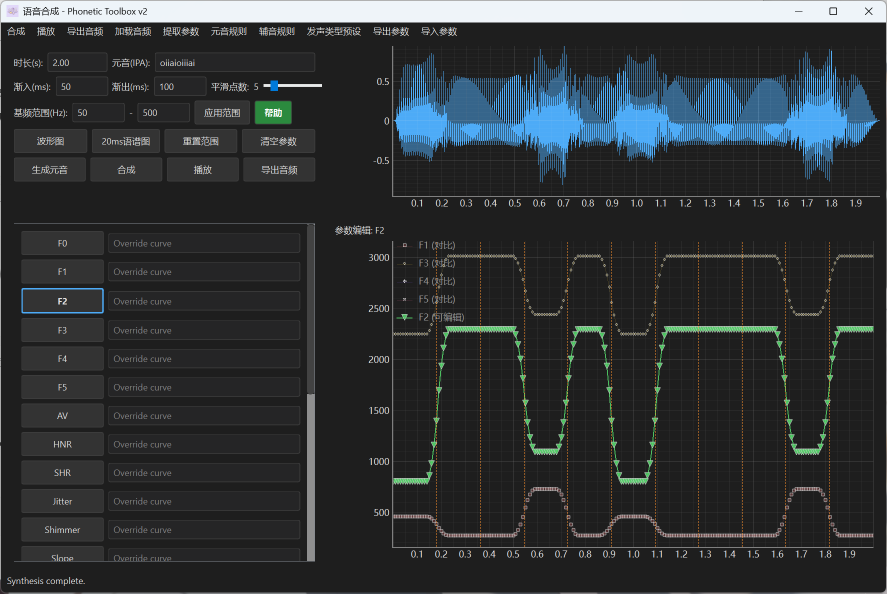
#> input picture images/20b4775c4d7303b6ba954fd91251804f.png, 1774 x 1187 px, given in place of spectrogram_image.png, which was not available (shown at 1/2 size)
$ python spec2wav.py
#> lines starting #> are read from the running program, lines starting #| are printed output that depends on the picture; pictures that were not available may be replaced by others from this repository, and a replacement may not be noted
#> the answer given: 3
#> the answer given: 3
import numpy as np
import cv2
import soundfile as sf
import matplotlib.pyplot as plt
from scipy import signal
# Use numpy.fft instead of scipy.fft for better PyInstaller compatibility
from numpy.fft import fft, ifft


# ============================================================================
# Pure NumPy/SciPy implementation of Griffin-Lim algorithm
# This avoids the numba/llvmlite dependency that causes DLL loading issues
# when packaged with PyInstaller.
# ============================================================================

def _stft(y, n_fft, hop_length, win_length, window):
    """
    Short-time Fourier Transform using pure NumPy/SciPy.
    """
    # Pad signal
    pad_length = n_fft // 2
    y_padded = np.pad(y, (pad_length, pad_length), mode='reflect')

    # Calculate number of frames
    n_frames = 1 + (len(y_padded) - n_fft) // hop_length

    # Create output matrix
    stft_matrix = np.zeros((n_fft // 2 + 1, n_frames), dtype=np.complex128)

    # Pad window to n_fft if needed
    if len(window) < n_fft:
        window_padded = np.zeros(n_fft)
        start = (n_fft - len(window)) // 2
        window_padded[start:start + len(window)] = window
        window = window_padded

    for i in range(n_frames):
        start = i * hop_length
        frame = y_padded[start:start + n_fft] * window
        spectrum = fft(frame)
        stft_matrix[:, i] = spectrum[:n_fft // 2 + 1]

    return stft_matrix


def _istft(stft_matrix, hop_length, win_length, n_fft, window, length=None):
    """
    Inverse Short-time Fourier Transform using pure NumPy/SciPy.
    """
    n_frames = stft_matrix.shape[1]

    # Reconstruct full spectrum (conjugate symmetric)
    full_spectrum = np.zeros((n_fft, n_frames), dtype=np.complex128)
    full_spectrum[:n_fft // 2 + 1, :] = stft_matrix
    full_spectrum[n_fft // 2 + 1:, :] = np.conj(stft_matrix[-2:0:-1, :])

    # Pad window to n_fft if needed
    if len(window) < n_fft:
        window_padded = np.zeros(n_fft)
        start = (n_fft - len(window)) // 2
        window_padded[start:start + len(window)] = window
        window = window_padded

    # Calculate output length
    expected_length = n_fft + hop_length * (n_frames - 1)
    y = np.zeros(expected_length)
    window_sum = np.zeros(expected_length)

    for i in range(n_frames):
        start = i * hop_length
        frame = np.real(ifft(full_spectrum[:, i]))
        y[start:start + n_fft] += frame * window
        window_sum[start:start + n_fft] += window ** 2

    # Normalize by window sum (avoid division by zero)
    window_sum = np.maximum(window_sum, 1e-8)
    y = y / window_sum

    # Remove padding
    pad_length = n_fft // 2
    y = y[pad_length:-pad_length]

    if length is not None:
        if len(y) > length:
            y = y[:length]
        elif len(y) < length:
            y = np.pad(y, (0, length - len(y)))

    return y


def griffinlim_numpy(S, n_iter=32, hop_length=512, win_length=None, n_fft=2048):
    """
    Griffin-Lim algorithm for phase reconstruction using pure NumPy/SciPy.

    This implementation avoids the numba/llvmlite dependency that causes
    DLL loading issues when packaged with PyInstaller.
    """
    if win_length is None:
        win_length = n_fft

    # Ensure win_length <= n_fft
    win_length = min(win_length, n_fft)

    # Create Hann window
    window = signal.windows.hann(win_length, sym=False)

    # Initialize with random phase
    angles = np.exp(2j * np.pi * np.random.rand(*S.shape))
    S_complex = S * angles

    # Estimate output length
    n_frames = S.shape[1]
    length = hop_length * (n_frames - 1) + n_fft - 2 * (n_fft // 2)

    # Griffin-Lim iterations
    for _ in range(n_iter):
        # Inverse STFT
        y = _istft(S_complex, hop_length, win_length, n_fft, window, length)

        # Forward STFT
        S_rebuilt = _stft(y, n_fft, hop_length, win_length, window)

        # Update phase while keeping magnitude
        angles = np.exp(1j * np.angle(S_rebuilt))
        S_complex = S * angles

    # Final inverse STFT
    y = _istft(S_complex, hop_length, win_length, n_fft, window, length)

    return y


def load_spectrogram_image(image_path, time_end, freq_end, time_start=0, freq_start=0, min_dB=-30.0, max_dB=0.0):
    """
    从语谱图图像中提取频谱数据，并根据时间和频率范围进行缩放。

    参数:
        image_path (str): 语谱图图像路径。
        time_start (float): 语谱图横坐标的起始时间（秒），默认为0。
        time_end (float): 语谱图横坐标的结束时间（秒）。
        freq_start (float): 语谱图纵坐标的起始频率（Hz），默认为0。
        freq_end (float): 语谱图纵坐标的结束频率（Hz）。
        min_dB (float): 对数幅度谱的最小值（灰度值255对应的dB）。
        max_dB (float): 对数幅度谱的最大值（灰度值0对应的dB）。

    返回:
        np.ndarray: 线性幅度谱矩阵。
        int: hop_length，用于时间分辨率。
        int: n_fft（FFT大小），根据频谱高度自动计算。
    """
#> called with image_path = 'spectrogram_image.png', time_end = 3, freq_end = 3, time_start = 0, freq_start = 0, min_dB = -30, max_dB = 0
    # 读取图像并转换为灰度图（假设亮度表示频率强度）
    img = cv2.imread(image_path, cv2.IMREAD_GRAYSCALE)
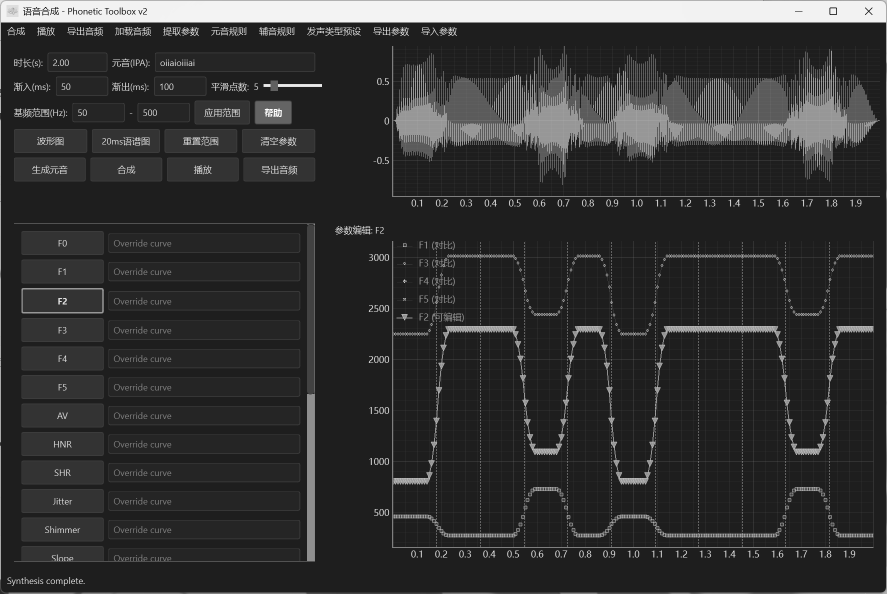
#> img: shape (1187, 1774) (shown at 1/2 size); min 0, max 255, mean 50.7

    if img is None:
        raise ValueError("无法加载图像，请检查路径是否正确。")

    # 获取图像的尺寸
    img_height, img_width = img.shape
#> img_height = 1187; img_width = 1774

    # 翻转图像上下顺序, 修正频谱颠倒
    img_flipped = np.flipud(img)
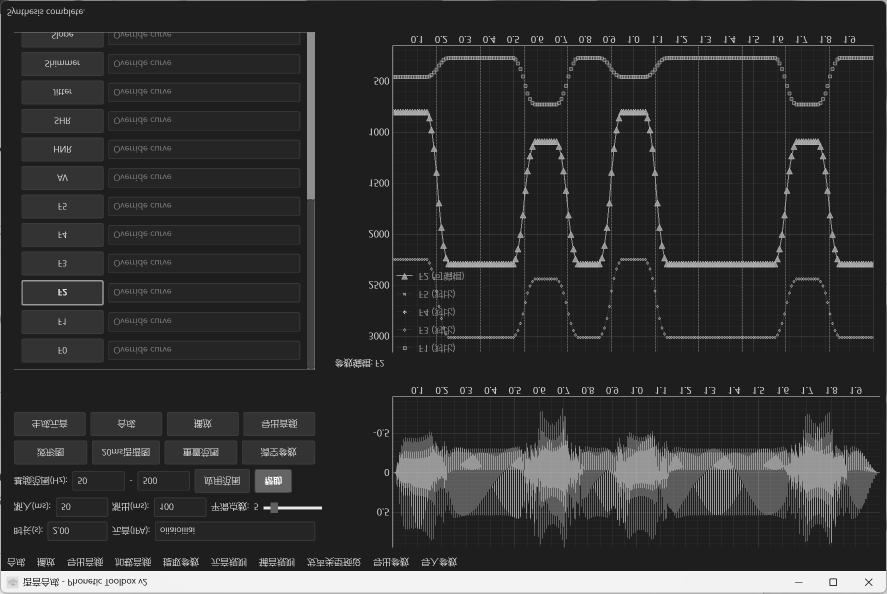
#> img_flipped: shape (1187, 1774) (shown at 1/2 size); min 0, max 255, mean 50.7

    # 修正灰度值到dB的映射：颜色越深幅度越强，颜色越浅幅度越弱。
    # 灰度0对应最强 (max_dB)，灰度255对应最弱 (min_dB)
    log_spectrogram = max_dB - (img_flipped / 255.0) * (max_dB - min_dB)
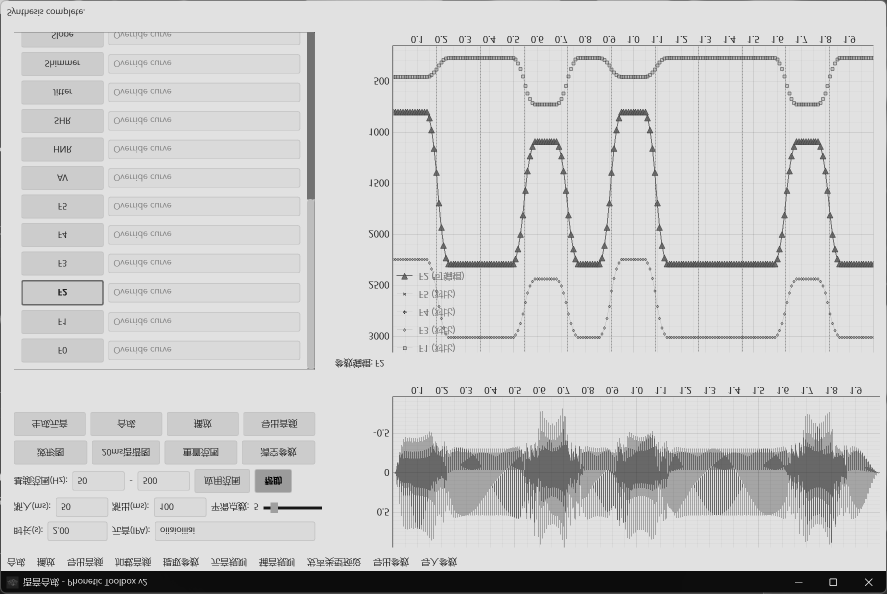
#> log_spectrogram: shape (1187, 1774) float64 (shown at 1/2 size); min -30, max 0, mean -5.97; drawn with min black and max white

    # 从dB转换为线性幅度谱（并且声音大一点2333）
    linear_spectrogram = 10 ** (log_spectrogram / 10.0) * 10
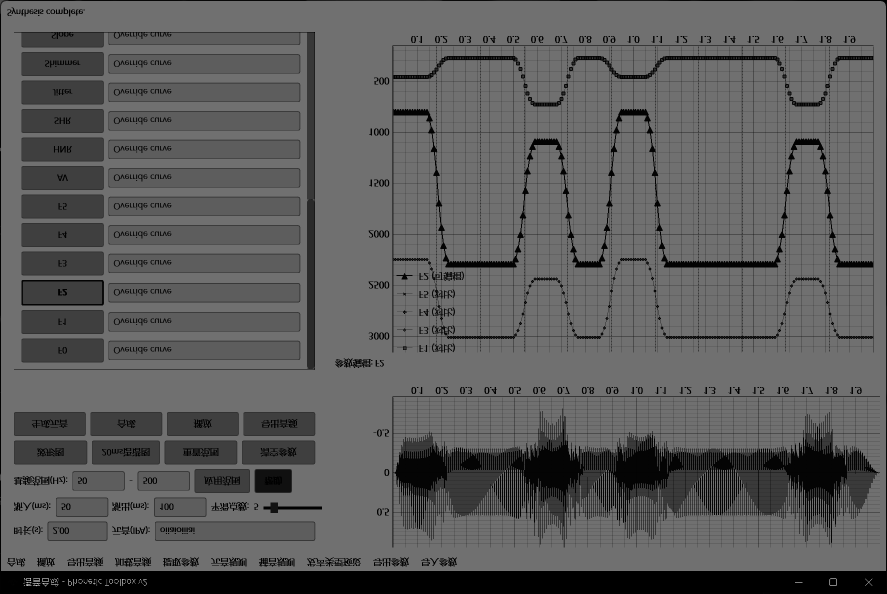
#> linear_spectrogram: shape (1187, 1774) float64 (shown at 1/2 size); min 0.01, max 10, mean 3.65; drawn with min black and max white

    # 计算每个像素对应的时间间隔和频率间隔
    time_range = np.linspace(time_start, time_end, img_width)
#> time_range = 1774 values from 0 to 3
    freq_range = np.linspace(freq_start, freq_end, img_height)
#> freq_range = 1187 values from 0 to 3

    # 计算 hop_length (步长) 来确保音频的长度与图像时间范围一致
    duration = time_end - time_start
    hop_length = int(duration / img_width * int(2 * freq_end))  # 采样率设置为截止频率的两倍
#> hop_length = 0

    # 计算 n_fft，确保它与频谱矩阵的高度匹配
    n_fft = 2 * (img_height - 1)
#> n_fft = 2372

    return img, linear_spectrogram, log_spectrogram, hop_length, n_fft


def spectrogram_to_audio(spectrogram, hop_length, window_length, n_fft, sr=22050, n_iter=32):
    """
    使用Griffin-Lim算法从频谱矩阵重建音频。

    使用纯 NumPy/SciPy 实现，避免 numba/llvmlite 依赖导致的 DLL 加载问题。

    参数:
        spectrogram (np.ndarray): 频谱矩阵。
        hop_length (int): 每帧的步长，用于控制音频的时间长度。
        window_length (int): 窗长，用于控制频率分辨率。
        n_fft (int): 用于FFT的尺寸，需与频谱矩阵的高度匹配。
        sr (int): 采样率，默认为 22050 Hz。
        n_iter (int): Griffin-Lim算法的迭代次数，默认为32次。

    返回:
        np.ndarray: 重建的音频信号。
    """
    # Ensure window_length is not greater than n_fft
    if window_length > n_fft:
        window_length = n_fft

    # 使用纯 NumPy/SciPy 实现的 Griffin-Lim 算法
    audio = griffinlim_numpy(spectrogram, n_iter=n_iter, hop_length=hop_length,
                             win_length=window_length, n_fft=n_fft)
    return audio

def main():
    # 输入图像路径
    image_path = 'spectrogram_image.png'

    # 手动输入语谱图的结束时间和结束频率范围
    time_end = float(input("请输入语谱图的结束时间（秒）："))
    freq_end = float(input("请输入语谱图的结束频率（Hz）："))

    # 设置采样率为截止频率的两倍
    sr = int(2 * freq_end)

    # 加载语谱图图像并提取频谱矩阵，默认起始时间和起始频率为0
    img, linear_spectrogram, log_spectrogram, hop_length, n_fft = load_spectrogram_image(
        image_path, time_end, freq_end
    )
#> hop_length = 0; n_fft = 2372

    # 可视化灰度值映射到dB的结果 (log_spectrogram)
    plt.figure(figsize=(8, 8))
    plt.subplot(3, 1, 1)
    plt.imshow(log_spectrogram, cmap='gray')
    plt.colorbar()
    plt.title('Log Spectrogram (dB, after grayscale to dB conversion)')

    # 可视化线性幅度谱 (linear_spectrogram)
    plt.subplot(3, 1, 2)
    plt.imshow(linear_spectrogram, cmap='gray')
    plt.colorbar()
    plt.title('Linear Spectrogram (after dB to linear conversion)')

    # 继续定义窗长并重建音频
    window_length = 128  #  窗长为128

    # 重建音频
    audio = spectrogram_to_audio(linear_spectrogram, hop_length, window_length, n_fft, sr=sr)
#> in griffinlim_numpy, `win_length = min(win_length, n_fft)`: win_length = 128
#> in griffinlim_numpy, `window = signal.windows.hann(win_length, sym=False)`: window = 128 values, max 1 at index 64, min 0 at index 0, mean 0.5
#> in griffinlim_numpy, `length = hop_length * (n_frames - 1) + n_fft - 2 * (n_fft // 2)`: length = 0
#> the loop in griffinlim_numpy, `for _ in range(n_iter):` made 1 pass
#> expected_length in _istft on pass 1: 2372

    # 保存音频
    output_audio_path = f'reconstructed_audio_window_{window_length}.wav'
    sf.write(output_audio_path, audio, sr)
    print(f"音频已保存为 {output_audio_path}，窗长为 {window_length}")

    # 计算重建后的幅度谱 (使用纯 NumPy/SciPy 实现的 STFT)
    from scipy import signal as scipy_signal
    window = scipy_signal.windows.hann(min(window_length, n_fft), sym=False)
    reconstructed_spectrogram = np.abs(_stft(audio, n_fft, hop_length, window_length, window))

    plt.subplot(3, 1, 3)
    plt.imshow(reconstructed_spectrogram, cmap='gray')
    plt.colorbar()
    plt.title('Reconstructed Spectrogram (after Griffin-Lim)')
    plt.tight_layout()
    plt.show()


if __name__ == "__main__":
#> (the run stopped early here; a loop or call above may not have finished)

$ run again, on images/475f58e6eda39c1cca61483add832277.png
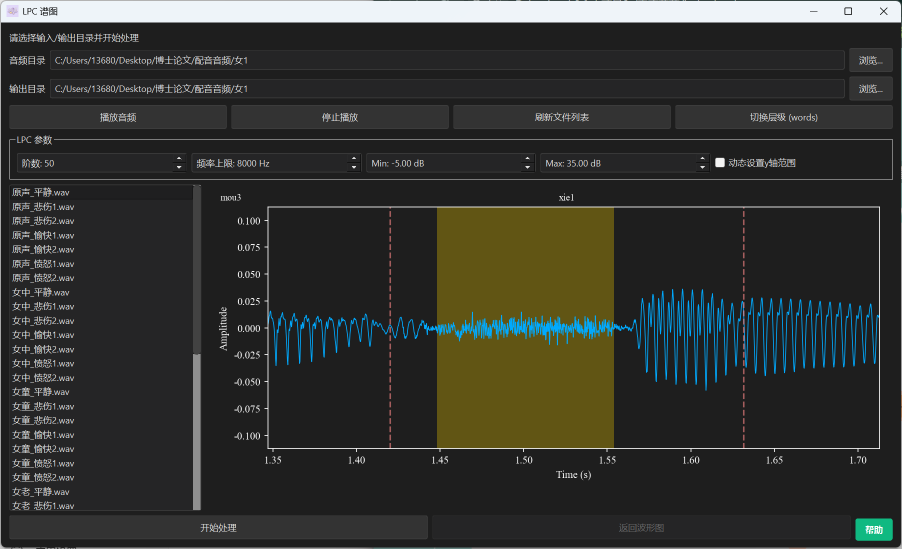
#> input picture images/475f58e6eda39c1cca61483add832277.png, 1804 x 1097 px, given in place of spectrogram_image.png, which was not available (shown at 1/2 size)
#> in load_spectrogram_image, `log_spectrogram = max_dB - (img_flipped / 255.0) * (max_dB - min_dB)`:
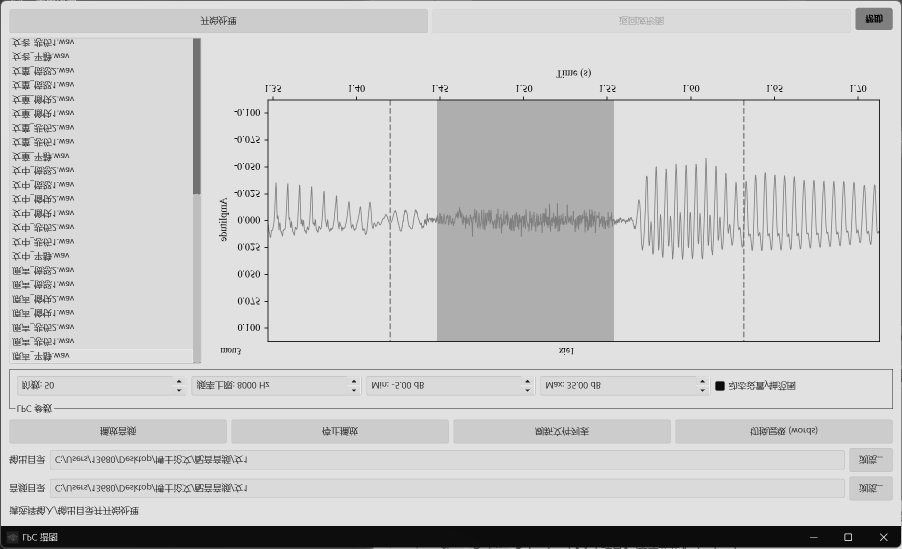
#> log_spectrogram: shape (1097, 1804) float64 (shown at 1/2 size); min -30, max 0, mean -6.09; drawn with min black and max white
#> in load_spectrogram_image, `linear_spectrogram = 10 ** (log_spectrogram / 10.0) * 10`:
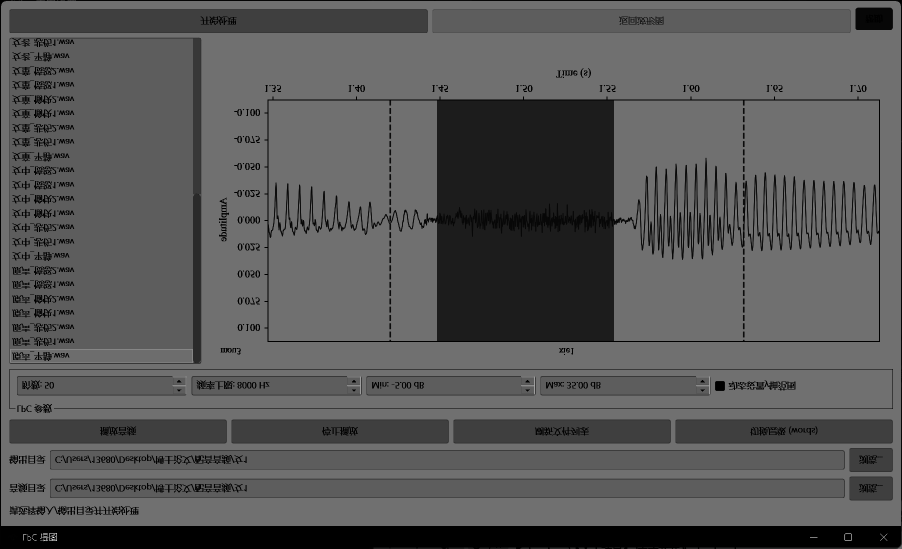
#> linear_spectrogram: shape (1097, 1804) float64 (shown at 1/2 size); min 0.01, max 10, mean 3.47; drawn with min black and max white
#> in main, `img, linear_spectrogram, log_spectrogram, hop_length, n_fft = load_spe..`: hop_length = 0; n_fft = 2192
#> win_length = 128
#> window = 128 values, max 1 at index 64, min 0 at index 0, mean 0.5
#> length = 0
#> the loop in griffinlim_numpy, `for _ in range(n_iter):` made 1 pass
#> expected_length in _istft on pass 1: 2192
